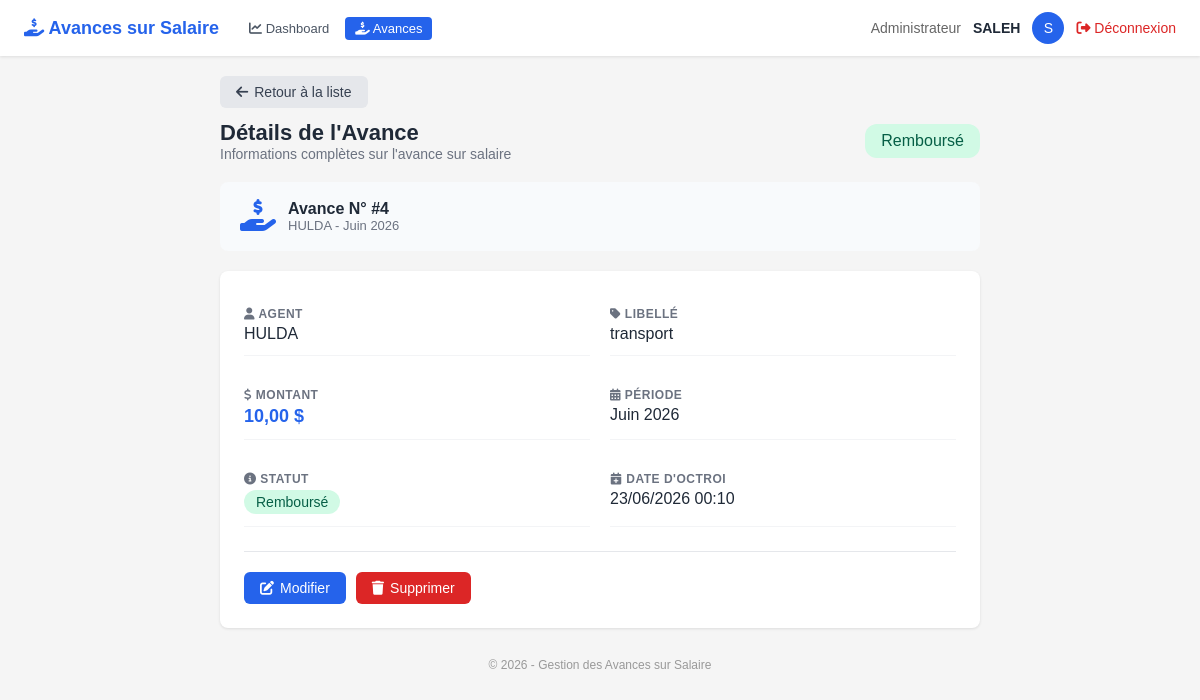
/pages/avances/view.php?id=4 (signed in), run on the app's committed database.
### tables this page shows
CREATE TABLE `avances` (
  `id` int(11) NOT NULL,
  `agent_id` int(11) NOT NULL,
  `mois` varchar(20) NOT NULL,
  `annee` int(11) NOT NULL,
  `libelle` varchar(100) NOT NULL,
  `montant` decimal(10,2) NOT NULL,
  `date_creation` datetime DEFAULT current_timestamp(),
  `statut` enum('en_cours','rembourse') DEFAULT 'en_cours'
);

CREATE TABLE `agent` (
  `id_agent` int(11) NOT NULL,
  `nom_complet` varchar(150) NOT NULL,
  `adresse` varchar(255) DEFAULT NULL,
  `date_naissance` date DEFAULT NULL,
  `telephone` varchar(20) DEFAULT NULL,
  `profil` varchar(100) DEFAULT NULL,
  `lieu_naissance` varchar(100) DEFAULT NULL,
  `fonction` varchar(100) DEFAULT NULL
);

### Classes/Avance.php (called while the page is built, shortened)
<?php
require_once __DIR__ . '/../Config/Database.php';
class Avance {
    private $id;
    private $mois;
    private $annee;
    private $libelle;
    private $montant;
    private $date_creation;
    private $statut;
    public function __construct(
        $agent_id = null,
        $mois = null,
        $annee = null,
        $libelle = null,
        $montant = null,
        $statut = self::STATUT_EN_COURS,
        $id = null
    ) {
        $this->id = $id;
        $this->mois = $mois;
        $this->annee = $annee;
        $this->libelle = $libelle;
        $this->montant = $montant;
        $this->statut = $statut;
        $this->date_creation = date('Y-m-d H:i:s');
    }
    public function getId() { return $this->id; }
    public function getMois() { return $this->mois; }
    public function getAnnee() { return $this->annee; }
    public function getLibelle() { return $this->libelle; }
    public function getMontant() { return $this->montant; }
    public function getDateCreation() { return $this->date_creation; }
    public function isEnCours() { return $this->statut === self::STATUT_EN_COURS; }
    public function getStatutLibelle() {
        $statuts = [
            self::STATUT_EN_COURS => 'En cours',
            self::STATUT_REMBOURSE => 'Remboursé'
        ];
        return $statuts[$this->statut] ?? $this->statut;
    }
    public static function getById($id) {
        $db = Database::getInstance();
        $sql = "SELECT * FROM avances WHERE id = :id";
        try {
            $stmt = $db->prepare($sql);
            $stmt->bindParam(':id', $id);
            $stmt->execute();
            if ($stmt->rowCount() > 0) {
                $row = $stmt->fetch(PDO::FETCH_ASSOC);
                return new self(
                    $row['agent_id'],
                    $row['mois'],
                    $row['annee'],
                    $row['libelle'],
                    $row['montant'],
                    $row['statut'],
                    $row['id']
                );
            }
            return null;
        } catch (PDOException $e) {
            error_log("Erreur lors de la récupération de l'avance : " . $e->getMessage());
            return null;
        }
    }
}

### Config/Database.php (called while the page is built, shortened)
<?php
class Database {
    private static $host = 'localhost';
    private static $db_name = 'gestion_remuneration';
    private static $user = 'root';
    private static $password = '';
    private static $conn;
    public static function connect() {
        self::$conn = null;
        try {
            $dsn = 'mysql:host=' . self::$host . ';dbname=' . self::$db_name . ';charset=utf8';
            self::$conn = new PDO($dsn, self::$user, self::$password);
            self::$conn->setAttribute(PDO::ATTR_ERRMODE, PDO::ERRMODE_EXCEPTION);
        } catch (PDOException $e) {
            die('Erreur de connexion : ' . $e->getMessage());
        }
        return self::$conn;
    }
    public static function getInstance() {
        return self::$conn;
    }
}
?>

### Classes/Agent.php (called while the page is built, shortened)
<?php
require_once __DIR__ . '/../Config/Database.php';
class Agent {
    private $nom_complet;
    public function __construct(
        $nom_complet = null,
        $adresse = null,
        $date_naissance = null,
        $telephone = null,
        $profil = null,
        $lieu_naissance = null,
        $fonction = null,
        $id_agent = null
    ) {
        $this->nom_complet = $nom_complet;
    }
    public function getNomComplet() { return $this->nom_complet; }
    public static function getById($id) {
        $db = Database::getInstance();
        $sql = "SELECT * FROM agent WHERE id_agent = :id_agent";
        try {
            $stmt = $db->prepare($sql);
            $stmt->bindParam(':id_agent', $id);
            $stmt->execute();
            if ($stmt->rowCount() > 0) {
                $row = $stmt->fetch(PDO::FETCH_ASSOC);
                return new self(
                    $row['nom_complet'],
                    $row['adresse'],
                    $row['date_naissance'],
                    $row['telephone'],
                    $row['profil'],
                    $row['lieu_naissance'],
                    $row['fonction'],
                    $row['id_agent']
                );
            }
            return null;
        } catch (PDOException $e) {
            error_log("Erreur lors de la récupération de l'agent : " . $e->getMessage());
            return null;
        }
    }
}
?>

### pages/avances/view.php (the view, shortened to what this page needs)
<?php
require_once __DIR__ . '/../../Config/Database.php';
require_once __DIR__ . '/../../Classes/Avance.php';
require_once __DIR__ . '/../../Classes/Agent.php';
$id = intval($_GET['id']);
$avance = Avance::getById($id);
$role = $_SESSION['user_role'] ?? 'Invité';
$username = $_SESSION['nom'] ?? $_SESSION['username'] ?? 'Utilisateur';
$agent = Agent::getById($avance->getAgentId());
$nomAgent = $agent ? $agent->getNomComplet() : 'Agent inconnu';
$montant = number_format($avance->getMontant(), 2, ',', ' ');
$libelle = $avance->getLibelle();
$statutLibelle = $avance->getStatutLibelle();
$statutBadge = $avance->isEnCours() ? 'badge-yellow' : 'badge-green';
$moisNoms = [
    '01' => 'Janvier', '02' => 'Février', '03' => 'Mars', '04' => 'Avril',
    '05' => 'Mai', '06' => 'Juin', '07' => 'Juillet', '08' => 'Août',
    '09' => 'Septembre', '10' => 'Octobre', '11' => 'Novembre', '12' => 'Décembre'
];
$mois = isset($moisNoms[$avance->getMois()]) ? $moisNoms[$avance->getMois()] : $avance->getMois();
$periode = $mois . ' ' . $avance->getAnnee();
?>
<!DOCTYPE html>
<html lang="fr">
<head>
    <link rel="stylesheet" href="https://cdnjs.cloudflare.com/ajax/libs/font-awesome/6.4.0/css/all.min.css">
</head>
<body>
<div class="header">
    <div class="header-left">
        <h1><i class="fas fa-hand-holding-usd" style="color:#2563eb;"></i> Avances sur Salaire</h1>
        <nav class="nav-links">
            <?php if (strtolower($role) === 'administrateur'): ?>
                <a href="../../Dashboard.php"><i class="fas fa-chart-line"></i> Dashboard</a>
                <a href="index.php" class="active"><i class="fas fa-hand-holding-usd"></i> Avances</a>
            <?php elseif (strtolower($role) === 'caissier'): ?>
                <a href="../caissier/dashboard.php"><i class="fas fa-chart-line"></i> Dashboard</a>
                <a href="index.php" class="active"><i class="fas fa-hand-holding-usd"></i> Avances</a>
            <?php endif; ?>
        </nav>
    </div>
    <div class="header-right">
        <span class="role"><?php echo htmlspecialchars($role); ?></span>
        <span class="username"><?php echo htmlspecialchars($username); ?></span>
        <div class="avatar"><?php echo strtoupper(substr($username, 0, 1)); ?></div>
        <a href="../../logout.php" class="logout"><i class="fas fa-sign-out-alt"></i> Déconnexion</a>
    </div>
</div>
<div class="container">
    <div class="mb-3">
        <a href="index.php" class="btn btn-secondary">
            <i class="fas fa-arrow-left"></i> Retour à la liste
        </a>
    </div>
    <div class="top">
        <div>
            <h2>Détails de l'Avance</h2>
            <p>Informations complètes sur l'avance sur salaire</p>
        </div>
        <div>
            <span class="badge <?php echo $statutBadge; ?>" style="font-size:16px;padding:8px 16px;">
                <?php echo $statutLibelle; ?>
            </span>
        </div>
    </div>
    <div class="status-header">
        <div class="icon">
            <i class="fas fa-hand-holding-usd" style="color:#2563eb;"></i>
        </div>
        <div class="info">
            <h3>Avance N° #<?php echo $avance->getId(); ?></h3>
            <p><?php echo htmlspecialchars($nomAgent); ?> - <?php echo $periode; ?></p>
        </div>
    </div>
    <div class="card">
        <div class="detail-grid">
            <div class="detail-item">
                <div class="label"><i class="fas fa-user"></i> Agent</div>
                <div class="value"><?php echo htmlspecialchars($nomAgent); ?></div>
            </div>
            <div class="detail-item">
                <div class="label"><i class="fas fa-tag"></i> Libellé</div>
                <div class="value"><?php echo htmlspecialchars($libelle); ?></div>
            </div>
            <div class="detail-item">
                <div class="label"><i class="fas fa-dollar-sign"></i> Montant</div>
                <div class="value highlight"><?php echo $montant; ?> $</div>
            </div>
            <div class="detail-item">
                <div class="label"><i class="fas fa-calendar-alt"></i> Période</div>
                <div class="value"><?php echo htmlspecialchars($periode); ?></div>
            </div>
            <div class="detail-item">
                <div class="label"><i class="fas fa-info-circle"></i> Statut</div>
                <div class="value">
                    <span class="badge <?php echo $statutBadge; ?>">
                        <?php echo $statutLibelle; ?>
                    </span>
                </div>
            </div>
            <div class="detail-item">
                <div class="label"><i class="fas fa-calendar-plus"></i> Date d'octroi</div>
                <div class="value"><?php echo date('d/m/Y H:i', strtotime($avance->getDateCreation())); ?></div>
            </div>
        </div>
        <div class="btn-group" style="margin-top:24px;padding-top:20px;border-top:1px solid #e5e7eb;">
            <a href="edit.php?id=<?php echo $avance->getId(); ?>" class="btn btn-primary">
                <i class="fas fa-edit"></i> Modifier
            </a>
            <a href="delete.php?id=<?php echo $avance->getId(); ?>" class="btn btn-danger" style="background:#dc2626;color:white;"
               onclick="return confirm('Êtes-vous sûr de vouloir supprimer cette avance ?')">
                <i class="fas fa-trash"></i> Supprimer
            </a>
        </div>
    </div>
    <div class="footer">
        © <?php echo date('Y'); ?> - Gestion des Avances sur Salaire
    </div>
</div>
</body>
</html>

### pages/avances/view.php (style rules this page uses)
* { margin: 0; padding: 0; box-sizing: border-box; }
body { font-family: Arial, sans-serif; background: #f5f5f5; }
.header { background: white; padding: 12px 24px; display: flex; justify-content: space-between; align-items: center; box-shadow: 0 1px 3px rgba(0,0,0,0.1); flex-wrap: wrap; gap: 10px; }
.header-left { display: flex; align-items: center; gap: 20px; flex-wrap: wrap; }
.header-left h1 { color: #2563eb; font-size: 18px; }
.nav-links { display: flex; gap: 6px; flex-wrap: wrap; }
.nav-links a { color: #4b5563; text-decoration: none; font-size: 13px; padding: 4px 10px; border-radius: 4px; transition: 0.2s; }
.nav-links a.active { background: #2563eb; color: white; }
.header-right { display: flex; align-items: center; gap: 12px; flex-wrap: wrap; }
.header-right .role { color: #666; font-size: 14px; }
.header-right .username { font-weight: 600; color: #1f2937; font-size: 14px; }
.header-right .avatar { width: 32px; height: 32px; background: #2563eb; border-radius: 50%; display: flex; align-items: center; justify-content: center; color: white; font-size: 14px; }
.header-right .logout { color: #dc2626; text-decoration: none; font-size: 14px; }
.container { max-width: 800px; margin: 0 auto; padding: 20px; }
.top { display: flex; justify-content: space-between; align-items: center; margin-bottom: 20px; flex-wrap: wrap; gap: 10px; }
.top h2 { color: #1f2937; font-size: 22px; }
.top p { color: #6b7280; font-size: 14px; }
.card { background: white; border-radius: 8px; padding: 24px; box-shadow: 0 1px 3px rgba(0,0,0,0.1); }
.btn { padding: 8px 16px; border: none; border-radius: 6px; cursor: pointer; text-decoration: none; display: inline-flex; align-items: center; gap: 6px; font-size: 14px; transition: 0.2s; }
.btn-secondary { background: #e5e7eb; color: #374151; }
.btn-primary { background: #2563eb; color: white; }
.btn-danger { background: #dc2626; color: white; }
.mb-3 { margin-bottom: 12px; }
.detail-grid { display: grid; grid-template-columns: 1fr 1fr; gap: 20px; }
.detail-item { padding: 12px 0; border-bottom: 1px solid #f3f4f6; }
.detail-item .label { font-size: 12px; color: #6b7280; text-transform: uppercase; font-weight: 600; letter-spacing: 0.5px; }
.detail-item .value { font-size: 16px; color: #1f2937; margin-top: 4px; font-weight: 500; }
.detail-item .value.highlight { color: #2563eb; font-weight: bold; font-size: 18px; }
.badge { display: inline-block; padding: 4px 12px; border-radius: 12px; font-size: 14px; font-weight: 500; }
.badge-green { background: #d1fae5; color: #065f46; }
.footer { text-align: center; margin-top: 20px; color: #999; font-size: 12px; padding: 10px 0; }
.btn-group { display: flex; gap: 10px; flex-wrap: wrap; margin-top: 10px; }
.status-header { display: flex; align-items: center; gap: 12px; margin-bottom: 20px; padding: 16px 20px; background: #f8fafc; border-radius: 8px; }
.status-header .icon { font-size: 32px; }
.status-header .info h3 { font-size: 16px; color: #1f2937; }
.status-header .info p { font-size: 13px; color: #6b7280; }

### data on the page
avances: statut "Remboursé", id "4", periode "Juin 2026", libelle "transport", montant "10,00"
agent: nom_complet "HULDA"

### other printed values
$role "Administrateur"
$username "SALEH"
substr($username, 0, 1) "S"
date('d/m/Y H:i', strtotime($avance->getDateCreation())) "23/06/2026 00:10"
